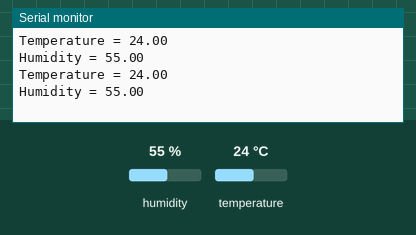
Bench run of a sketch on a simulated Arduino Uno, built with avr-gcc and run on an emulated ATmega328P. On the bench: the last lines printed to the serial monitor. The inputs (shaded band) are chosen by the test bench; at power-on: humidity 55 %, temperature 24 °C.

Above: at 3.8 s.
3.9 s: humidity set to 22 %
At 6.5 s:
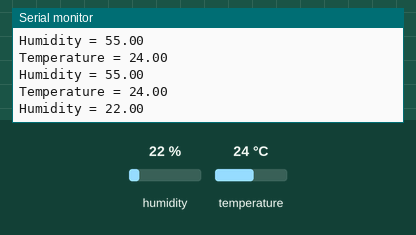
7.8 s: temperature set to 12 °C
At 9.7 s:
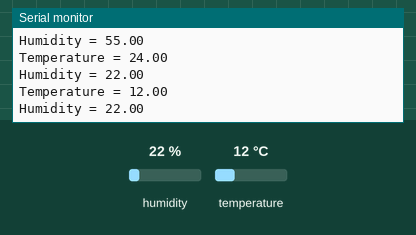
11.7 s: humidity set to 40 %
At 12.9 s:
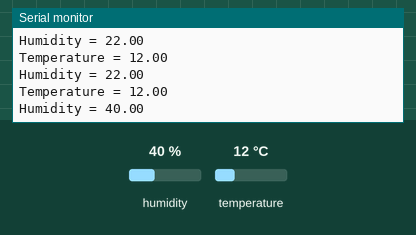
Timing chart, 0 to 14.7 s (numbered marks = the images above; inputs shaded):
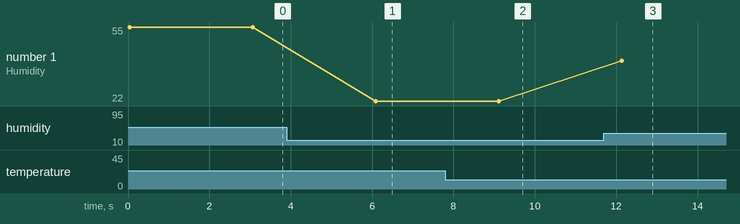

The sketch:

DHT11.ino
```cpp
// http://www.circuitbasics.com/how-to-set-up-the-dht11-humidity-sensor-on-an-arduino/
// Wiring up.
// DHT11
// Signal - Pin 8
// +ve - 5V
// -ve - GND

// You will need to install the DHT library to the arduino IDE.


#include <dht.h>

dht DHT;

#define DHT11_PIN 8


void setup() {
  Serial.begin(9600);
}

void loop()
{
  int chk = DHT.read11(DHT11_PIN);
  Serial.print("Temperature = ");
  Serial.println(DHT.temperature);
  Serial.print("Humidity = ");
  Serial.println(DHT.humidity);
  delay(3000);
}
```

Measured:
- after the input at 3.9 s, the serial monitor: prints a new line after 2.2 s (image 1)
- after the input at 7.8 s, the serial monitor: prints a new line after 1.3 s (image 2)
- after the input at 11.7 s, the serial monitor: prints a new line after 0.44 s (image 3)
- plotted number 1: 55 → 22 after the input at 3.9 s, 22 → 40 after the input at 11.7 s
